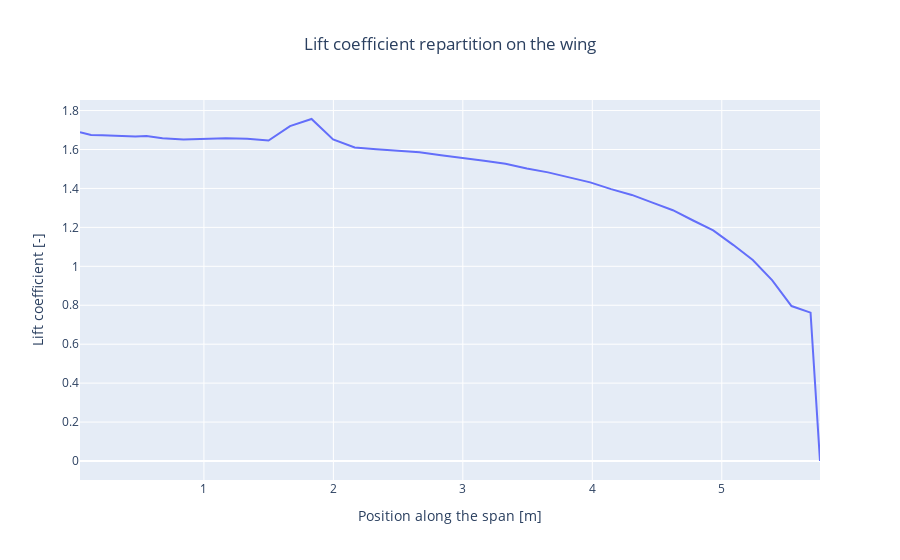

Write notebook code for a chart like this one.
### Code cell
# Here we can verify the genral shape of the  lift repartition on the wing and the values found in the mach interpolation
import plotly
import plotly.graph_objects as go
import numpy as np
from fastoad.io import VariableIO
from fastga.models.load_analysis.aerostructural_loads import AerostructuralLoad

COLS = plotly.colors.DEFAULT_PLOTLY_COLORS

variables = VariableIO(AIRCRAFT1_FILE, None).read()

y_vector = np.array(list(variables["data:aerodynamics:wing:low_speed:Y_vector"].value))
CL_vector = np.array(list(variables["data:aerodynamics:slipstream:wing:cruise:prop_on:CL_vector"].value))

y_vector = AerostructuralLoad.delete_additional_zeros(y_vector)
CL_vector = AerostructuralLoad.delete_additional_zeros(CL_vector)

span = variables["data:geometry:wing:span"].value
semi_span = span[0]/2.0

if abs(CL_vector[-1]) > 0.01:
    y_vector = np.append(y_vector, semi_span)
    CL_vector = np.append(CL_vector, 0.0)
    
fig = go.Figure()

lift_repartition = go.Scatter(x=y_vector,  y=CL_vector, mode="lines", name='Beechcraft 76')
fig.add_trace(lift_repartition)
fig.update_layout(
        title_text="Lift coefficient repartition on the wing",
        title_x=0.5,
        xaxis_title="Position along the span [m]",
        yaxis_title="Lift coefficient [-]",
    )
fig.show()

### Figure 1 — Plotly figure (JSON) as saved in the notebook; plotly's stock layout.template omitted (floating-point values rounded to 4 significant figures)
{"data": [{"mode": "lines", "name": "Beechcraft 76", "type": "scatter", "x": [0.04278, 0.1283, 0.2139, 0.2994, 0.385, 0.4706, 0.5561, 0.6798, 0.842, 1.005, 1.169, 1.334, 1.499, 1.665, 1.831, 1.998, 2.165, 2.331, 2.498, 2.665, 2.832, 2.998, 3.164, 3.329, 3.494, 3.658, 3.821, 3.984, 4.145, 4.305, 4.465, 4.622, 4.779, 4.934, 5.088, 5.24, 5.39, 5.539, 5.686, 5.759], "y": [1.688, 1.674, 1.673, 1.671, 1.669, 1.666, 1.67, 1.658, 1.651, 1.655, 1.657, 1.656, 1.646, 1.72, 1.757, 1.652, 1.61, 1.601, 1.593, 1.586, 1.57, 1.557, 1.542, 1.527, 1.502, 1.483, 1.456, 1.431, 1.397, 1.367, 1.327, 1.288, 1.235, 1.184, 1.11, 1.033, 0.9282, 0.796, 0.7622, 0]}], "layout": {"title": {"text": "Lift coefficient repartition on the wing", "x": 0.5}, "xaxis": {"title": {"text": "Position along the span [m]"}}, "yaxis": {"title": {"text": "Lift coefficient [-]"}}}}
